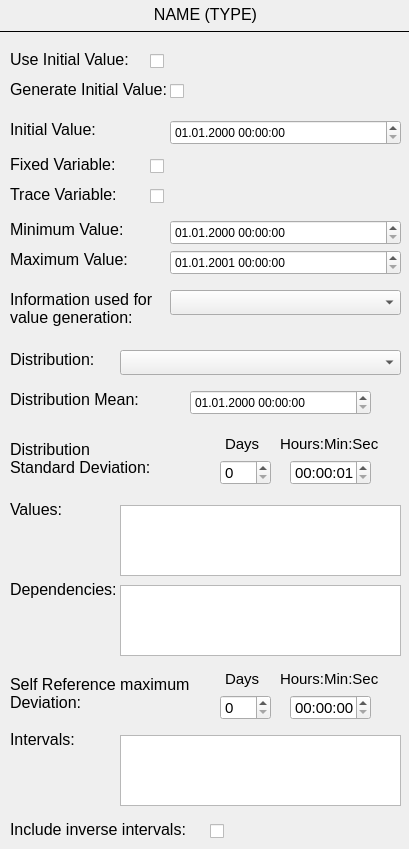
   <widget class="QWidget" name="scrollAreaWidgetContents_7">
    <property name="geometry">
     <rect>
      <x>0</x>
      <y>0</y>
      <width>409</width>
      <height>849</height>
     </rect>
    </property>
    <widget class="QWidget" name="variable_input" native="true">
     <property name="geometry">
      <rect>
       <x>10</x>
       <y>120</y>
       <width>401</width>
       <height>27</height>
      </rect>
     </property>
     <property name="toolTip">
      <string>&lt;html&gt;&lt;head/&gt;&lt;body&gt;&lt;p&gt;If the above option is checked this setting let's you adjust the initial value.&lt;/p&gt;&lt;/body&gt;&lt;/html&gt;</string>
     </property>
     <property name="whatsThis">
      <string>&lt;html&gt;&lt;head/&gt;&lt;body&gt;&lt;p&gt;Dies ist ein Test&lt;/p&gt;&lt;p&gt;&lt;br/&gt;&lt;/p&gt;&lt;/body&gt;&lt;/html&gt;</string>
     </property>
     <widget class="QLabel" name="initial_value_label">
      <property name="geometry">
       <rect>
        <x>0</x>
        <y>0</y>
        <width>91</width>
        <height>21</height>
       </rect>
      </property>
      <property name="font">
       <font>
        <pointsize>12</pointsize>
       </font>
      </property>
      <property name="text">
       <string>Initial Value:</string>
      </property>
      <property name="alignment">
       <set>Qt::AlignLeading|Qt::AlignLeft|Qt::AlignTop</set>
      </property>
     </widget>
     <widget class="QDateTimeEdit" name="initial_value_input">
      <property name="geometry">
       <rect>
        <x>160</x>
        <y>0</y>
        <width>231</width>
        <height>25</height>
       </rect>
      </property>
      <property name="displayFormat">
       <string>dd.MM.yyyy HH:mm:ss</string>
      </property>
     </widget>
    </widget>
    <widget class="QLabel" name="header_label">
     <property name="geometry">
      <rect>
       <x>10</x>
       <y>5</y>
       <width>391</width>
       <height>21</height>
      </rect>
     </property>
     <property name="font">
      <font>
       <pointsize>12</pointsize>
      </font>
     </property>
     <property name="toolTip">
      <string>&lt;html&gt;&lt;head/&gt;&lt;body&gt;&lt;p&gt;The name and the type of the variable.&lt;/p&gt;&lt;/body&gt;&lt;/html&gt;</string>
     </property>
     <property name="text">
      <string>NAME (TYPE)</string>
     </property>
     <property name="alignment">
      <set>Qt::AlignHCenter|Qt::AlignTop</set>
     </property>
    </widget>
    <widget class="Line" name="line_17">
     <property name="geometry">
      <rect>
       <x>0</x>
       <y>30</y>
       <width>411</width>
       <height>3</height>
      </rect>
     </property>
     <property name="frameShadow">
      <enum>QFrame::Plain</enum>
     </property>
     <property name="orientation">
      <enum>Qt::Horizontal</enum>
     </property>
    </widget>
    <widget class="QWidget" name="variable_input_2" native="true">
     <property name="geometry">
      <rect>
       <x>10</x>
       <y>500</y>
       <width>401</width>
       <height>81</height>
      </rect>
     </property>
     <property name="toolTip">
      <string>&lt;html&gt;&lt;head/&gt;&lt;body&gt;&lt;p&gt;This field allows to specify valid values for the variable. These values are used if a transition writes to the variable. The values have to be written in the following format: &amp;quot;yyyy-MM-ddThh:mm:ss&amp;quot; and the specification has to be done using the following syntax:&lt;/p&gt;&lt;p align=&quot;center&quot;&gt;&amp;quot;value1&amp;quot;, &amp;quot;value2&amp;quot;, ...&lt;/p&gt;&lt;p&gt;Optionally weights can be specified for each value. Each weight has to be a whole positive number. If weights are specified they have to be specified using the following syntax:&lt;/p&gt;&lt;p align=&quot;center&quot;&gt;&amp;quot;value1&amp;quot;, &amp;quot;value2&amp;quot; | value1_weight, value2_weight&lt;/p&gt;&lt;p&gt;If weights are specified the number of specified values must equal the number of specified weights.&lt;/p&gt;&lt;p&gt;&lt;br/&gt;&lt;/p&gt;&lt;/body&gt;&lt;/html&gt;</string>
     </property>
     <property name="whatsThis">
      <string>&lt;html&gt;&lt;head/&gt;&lt;body&gt;&lt;p&gt;Dies ist ein Test&lt;/p&gt;&lt;p&gt;&lt;br/&gt;&lt;/p&gt;&lt;/body&gt;&lt;/html&gt;</string>
     </property>
     <widget class="QLabel" name="initial_value_label_2">
      <property name="geometry">
       <rect>
        <x>0</x>
        <y>0</y>
        <width>51</width>
        <height>21</height>
       </rect>
      </property>
      <property name="font">
       <font>
        <pointsize>12</pointsize>
       </font>
      </property>
      <property name="text">
       <string>Values:</string>
      </property>
      <property name="alignment">
       <set>Qt::AlignLeading|Qt::AlignLeft|Qt::AlignTop</set>
      </property>
     </widget>
     <widget class="QPlainTextEdit" name="values_input">
      <property name="geometry">
       <rect>
        <x>110</x>
        <y>5</y>
        <width>281</width>
        <height>71</height>
       </rect>
      </property>
      <property name="font">
       <font>
        <pointsize>12</pointsize>
       </font>
      </property>
     </widget>
    </widget>
    <widget class="QWidget" name="variable_input_3" native="true">
     <property name="geometry">
      <rect>
       <x>10</x>
       <y>580</y>
       <width>401</width>
       <height>81</height>
      </rect>
     </property>
     <property name="toolTip">
      <string>&lt;html&gt;&lt;head/&gt;&lt;body&gt;&lt;p&gt;This field allows to specify dependencies of the variable. These dependencies are considered when generating values for this variable. The specification has to be done using the following syntax:&lt;/p&gt;&lt;p align=&quot;center&quot;&gt;&amp;quot;logical_expression&amp;quot; =&amp;gt; &amp;quot;constraint1&amp;quot;, dependency2, ...&lt;/p&gt;&lt;p&gt;Example for the variable &amp;quot;cancer_type&amp;quot;: &lt;/p&gt;&lt;p align=&quot;center&quot;&gt;&amp;quot;gender == 'female' &amp;quot; =&amp;gt; &amp;quot; '!=' ; 'prostate cancer' &amp;quot;&lt;/p&gt;&lt;p&gt;The logical expression has to follow the same syntax as the guard transitions in a PNML model. The constraints have to follow the following syntax:&lt;/p&gt;&lt;p align=&quot;center&quot;&gt;&amp;quot; 'operator' ; 'value' &amp;quot;&lt;/p&gt;&lt;p&gt;The operators that are alowed are: &amp;quot;&amp;lt;&amp;quot;, &amp;quot;&amp;lt;=&amp;quot;, &amp;quot;&amp;gt;&amp;quot;, &amp;quot;&amp;gt;=&amp;quot;, &amp;quot;==&amp;quot;, &amp;quot;!=&amp;quot; For date variables the value has to be input in the following syntax: &amp;quot;yyyy-MM-ddThh:mm:ss&amp;quot;&lt;/p&gt;&lt;p&gt;&lt;br/&gt;&lt;/p&gt;&lt;p&gt;In addition to &amp;quot;normal&amp;quot; dependencies this input field can also be used to use the &amp;quot;self_reference&amp;quot; feature, which is only available for numeric and date variables. This feature allows you to have variable values change every time they are written to while reference to them self. The following syntax must be used for this feature.&lt;/p&gt;&lt;p align=&quot;center&quot;&gt;&amp;quot;SELF_REFERENCE' &amp;quot; =&amp;gt; &amp;quot; '+' ; '5' &amp;quot;&lt;/p&gt;&lt;p&gt;In the above example the variable value will be increased by 5 every time the variable is written to. However, it should be noted that this dependency only gets activated when the variable alredy has a value. The allowed operators for this feature are &amp;quot;+&amp;quot;, &amp;quot;-&amp;quot;, &amp;quot;/&amp;quot;, and &amp;quot;*&amp;quot;. For Date variables the value has to be input in the following syntax: &amp;quot;dd:hh:mm:ss&amp;quot;. &lt;/p&gt;&lt;/body&gt;&lt;/html&gt;</string>
     </property>
     <property name="whatsThis">
      <string>&lt;html&gt;&lt;head/&gt;&lt;body&gt;&lt;p&gt;Dies ist ein Test&lt;/p&gt;&lt;p&gt;&lt;br/&gt;&lt;/p&gt;&lt;/body&gt;&lt;/html&gt;</string>
     </property>
     <widget class="QLabel" name="dependencies_label">
      <property name="geometry">
       <rect>
        <x>0</x>
        <y>0</y>
        <width>111</width>
        <height>21</height>
       </rect>
      </property>
      <property name="font">
       <font>
        <pointsize>12</pointsize>
       </font>
      </property>
      <property name="text">
       <string>Dependencies:</string>
      </property>
      <property name="alignment">
       <set>Qt::AlignLeading|Qt::AlignLeft|Qt::AlignTop</set>
      </property>
     </widget>
     <widget class="QPlainTextEdit" name="dependencies_input">
      <property name="geometry">
       <rect>
        <x>110</x>
        <y>5</y>
        <width>281</width>
        <height>71</height>
       </rect>
      </property>
      <property name="font">
       <font>
        <pointsize>12</pointsize>
       </font>
      </property>
     </widget>
    </widget>
    <widget class="QWidget" name="variable_input_4" native="true">
     <property name="geometry">
      <rect>
       <x>10</x>
       <y>220</y>
       <width>401</width>
       <height>27</height>
      </rect>
     </property>
     <property name="toolTip">
      <string>&lt;html&gt;&lt;head/&gt;&lt;body&gt;&lt;p&gt;This setting let's you set a minimum value for all values generated for this variable.&lt;/p&gt;&lt;/body&gt;&lt;/html&gt;</string>
     </property>
     <property name="whatsThis">
      <string>&lt;html&gt;&lt;head/&gt;&lt;body&gt;&lt;p&gt;Dies ist ein Test&lt;/p&gt;&lt;p&gt;&lt;br/&gt;&lt;/p&gt;&lt;/body&gt;&lt;/html&gt;</string>
     </property>
     <widget class="QLabel" name="initial_value_label_3">
      <property name="geometry">
       <rect>
        <x>0</x>
        <y>0</y>
        <width>121</width>
        <height>21</height>
       </rect>
      </property>
      <property name="font">
       <font>
        <pointsize>12</pointsize>
       </font>
      </property>
      <property name="text">
       <string>Minimum Value:</string>
      </property>
      <property name="alignment">
       <set>Qt::AlignLeading|Qt::AlignLeft|Qt::AlignTop</set>
      </property>
     </widget>
     <widget class="QDateTimeEdit" name="minimum_value_input">
      <property name="geometry">
       <rect>
        <x>160</x>
        <y>0</y>
        <width>231</width>
        <height>25</height>
       </rect>
      </property>
      <property name="minimumDateTime">
       <datetime>
        <hour>0</hour>
        <minute>0</minute>
        <second>0</second>
        <year>1900</year>
        <month>1</month>
        <day>1</day>
       </datetime>
      </property>
      <property name="displayFormat">
       <string>dd.MM.yyyy HH:mm:ss</string>
      </property>
     </widget>
    </widget>
    <widget class="QWidget" name="variable_input_5" native="true">
     <property name="geometry">
      <rect>
       <x>10</x>
       <y>250</y>
       <width>401</width>
       <height>27</height>
      </rect>
     </property>
     <property name="toolTip">
      <string>&lt;html&gt;&lt;head/&gt;&lt;body&gt;&lt;p&gt;This setting let's you set a maximum value for all values generated for this variable.&lt;/p&gt;&lt;/body&gt;&lt;/html&gt;</string>
     </property>
     <property name="whatsThis">
      <string>&lt;html&gt;&lt;head/&gt;&lt;body&gt;&lt;p&gt;Dies ist ein Test&lt;/p&gt;&lt;p&gt;&lt;br/&gt;&lt;/p&gt;&lt;/body&gt;&lt;/html&gt;</string>
     </property>
     <widget class="QLabel" name="initial_value_label_4">
      <property name="geometry">
       <rect>
        <x>0</x>
        <y>0</y>
        <width>121</width>
        <height>21</height>
       </rect>
      </property>
      <property name="font">
       <font>
        <pointsize>12</pointsize>
       </font>
      </property>
      <property name="text">
       <string>Maximum Value:</string>
      </property>
      <property name="alignment">
       <set>Qt::AlignLeading|Qt::AlignLeft|Qt::AlignTop</set>
      </property>
     </widget>
     <widget class="QDateTimeEdit" name="maximum_value_input">
      <property name="geometry">
       <rect>
        <x>160</x>
        <y>0</y>
        <width>231</width>
        <height>25</height>
       </rect>
      </property>
      <property name="dateTime">
       <datetime>
        <hour>0</hour>
        <minute>0</minute>
        <second>0</second>
        <year>2001</year>
        <month>1</month>
        <day>1</day>
       </datetime>
      </property>
      <property name="minimumDateTime">
       <datetime>
        <hour>0</hour>
        <minute>0</minute>
        <second>0</second>
        <year>1900</year>
        <month>1</month>
        <day>1</day>
       </datetime>
      </property>
      <property name="displayFormat">
       <string>dd.MM.yyyy HH:mm:ss</string>
      </property>
     </widget>
    </widget>
    <widget class="QWidget" name="variable_input_6" native="true">
     <property name="geometry">
      <rect>
       <x>10</x>
       <y>730</y>
       <width>401</width>
       <height>81</height>
      </rect>
     </property>
     <property name="toolTip">
      <string>&lt;html&gt;&lt;head/&gt;&lt;body&gt;&lt;p&gt;This setting allows to specify intervals for the value generation for this variable. If intervals are used a random interval will be chosen and a value will be generated that lies inside this interval. The following syntax must be used to specify intervals:&lt;/p&gt;&lt;p align=&quot;center&quot;&gt;(&amp;quot;operator&amp;quot; ; &amp;quot;boundry&amp;quot;), (&amp;quot;operator&amp;quot; ; &amp;quot;boundry&amp;quot;)...&lt;/p&gt;&lt;p align=&quot;center&quot;&gt;Allowed operators: &amp;quot;&amp;lt;&amp;quot;, &amp;quot;&amp;gt;&amp;quot;, &amp;quot;&amp;lt;=&amp;quot;, &amp;quot;&amp;gt;=&amp;quot;&lt;/p&gt;&lt;p align=&quot;center&quot;&gt;example: (&amp;quot;&amp;lt;&amp;quot; ; &amp;quot;1.0&amp;quot;)&lt;/p&gt;&lt;p&gt;For date variables the boundries have to be added using the following syntax: &amp;quot;yyyy-MM-ddThh:mm:ss&amp;quot;&lt;/p&gt;&lt;/body&gt;&lt;/html&gt;</string>
     </property>
     <property name="whatsThis">
      <string>&lt;html&gt;&lt;head/&gt;&lt;body&gt;&lt;p&gt;Dies ist ein Test&lt;/p&gt;&lt;p&gt;&lt;br/&gt;&lt;/p&gt;&lt;/body&gt;&lt;/html&gt;</string>
     </property>
     <widget class="QLabel" name="dependencies_label_2">
      <property name="geometry">
       <rect>
        <x>0</x>
        <y>0</y>
        <width>111</width>
        <height>21</height>
       </rect>
      </property>
      <property name="font">
       <font>
        <pointsize>12</pointsize>
       </font>
      </property>
      <property name="text">
       <string>Intervals:</string>
      </property>
      <property name="alignment">
       <set>Qt::AlignLeading|Qt::AlignLeft|Qt::AlignTop</set>
      </property>
     </widget>
     <widget class="QPlainTextEdit" name="intervals_input">
      <property name="geometry">
       <rect>
        <x>110</x>
        <y>5</y>
        <width>281</width>
        <height>71</height>
       </rect>
      </property>
      <property name="font">
       <font>
        <pointsize>12</pointsize>
       </font>
      </property>
     </widget>
    </widget>
    <widget class="QWidget" name="variable_input_7" native="true">
     <property name="geometry">
      <rect>
       <x>10</x>
       <y>350</y>
       <width>401</width>
       <height>27</height>
      </rect>
     </property>
     <property name="toolTip">
      <string>&lt;html&gt;&lt;head/&gt;&lt;body&gt;&lt;p&gt;This setting allows to change the type of the distribution used to generate values for this variable.&lt;/p&gt;&lt;/body&gt;&lt;/html&gt;</string>
     </property>
     <property name="whatsThis">
      <string>&lt;html&gt;&lt;head/&gt;&lt;body&gt;&lt;p&gt;Dies ist ein Test&lt;/p&gt;&lt;p&gt;&lt;br/&gt;&lt;/p&gt;&lt;/body&gt;&lt;/html&gt;</string>
     </property>
     <widget class="QLabel" name="initial_value_label_5">
      <property name="geometry">
       <rect>
        <x>0</x>
        <y>0</y>
        <width>101</width>
        <height>21</height>
       </rect>
      </property>
      <property name="font">
       <font>
        <pointsize>12</pointsize>
       </font>
      </property>
      <property name="text">
       <string>Distribution:</string>
      </property>
      <property name="alignment">
       <set>Qt::AlignLeading|Qt::AlignLeft|Qt::AlignTop</set>
      </property>
     </widget>
     <widget class="QComboBox" name="distribution_input">
      <property name="geometry">
       <rect>
        <x>110</x>
        <y>0</y>
        <width>281</width>
        <height>25</height>
       </rect>
      </property>
     </widget>
    </widget>
    <widget class="QWidget" name="variable_input_8" native="true">
     <property name="geometry">
      <rect>
       <x>10</x>
       <y>290</y>
       <width>401</width>
       <height>51</height>
      </rect>
     </property>
     <property name="toolTip">
      <string>&lt;html&gt;&lt;head/&gt;&lt;body&gt;&lt;p&gt;This setting allows to specify which information is used to generate the values for this variable.&lt;/p&gt;&lt;/body&gt;&lt;/html&gt;</string>
     </property>
     <property name="whatsThis">
      <string>&lt;html&gt;&lt;head/&gt;&lt;body&gt;&lt;p&gt;Dies ist ein Test&lt;/p&gt;&lt;p&gt;&lt;br/&gt;&lt;/p&gt;&lt;/body&gt;&lt;/html&gt;</string>
     </property>
     <widget class="QComboBox" name="used_info_input">
      <property name="geometry">
       <rect>
        <x>160</x>
        <y>0</y>
        <width>231</width>
        <height>25</height>
       </rect>
      </property>
      <property name="editable">
       <bool>false</bool>
      </property>
     </widget>
     <widget class="QLabel" name="initial_value_label_8">
      <property name="geometry">
       <rect>
        <x>0</x>
        <y>0</y>
        <width>181</width>
        <height>51</height>
       </rect>
      </property>
      <property name="font">
       <font>
        <pointsize>12</pointsize>
       </font>
      </property>
      <property name="text">
       <string>Information used for
value generation:</string>
      </property>
      <property name="alignment">
       <set>Qt::AlignLeading|Qt::AlignLeft|Qt::AlignTop</set>
      </property>
     </widget>
    </widget>
    <widget class="QWidget" name="variable_input_9" native="true">
     <property name="geometry">
      <rect>
       <x>10</x>
       <y>390</y>
       <width>401</width>
       <height>27</height>
      </rect>
     </property>
     <property name="toolTip">
      <string>&lt;html&gt;&lt;head/&gt;&lt;body&gt;&lt;p&gt;The mean value that the distribution should have. The input format is &amp;quot;dd.MM.yyyy hh:mm:ss&amp;quot;.&lt;/p&gt;&lt;/body&gt;&lt;/html&gt;</string>
     </property>
     <property name="whatsThis">
      <string>&lt;html&gt;&lt;head/&gt;&lt;body&gt;&lt;p&gt;Dies ist ein Test&lt;/p&gt;&lt;p&gt;&lt;br/&gt;&lt;/p&gt;&lt;/body&gt;&lt;/html&gt;</string>
     </property>
     <widget class="QLabel" name="initial_value_label_9">
      <property name="geometry">
       <rect>
        <x>0</x>
        <y>0</y>
        <width>141</width>
        <height>21</height>
       </rect>
      </property>
      <property name="font">
       <font>
        <pointsize>12</pointsize>
       </font>
      </property>
      <property name="text">
       <string>Distribution Mean:</string>
      </property>
      <property name="alignment">
       <set>Qt::AlignLeading|Qt::AlignLeft|Qt::AlignTop</set>
      </property>
     </widget>
     <widget class="QDateTimeEdit" name="distribution_mean_input">
      <property name="geometry">
       <rect>
        <x>180</x>
        <y>0</y>
        <width>181</width>
        <height>25</height>
       </rect>
      </property>
      <property name="minimumDateTime">
       <datetime>
        <hour>0</hour>
        <minute>0</minute>
        <second>0</second>
        <year>1900</year>
        <month>1</month>
        <day>1</day>
       </datetime>
      </property>
      <property name="displayFormat">
       <string>dd.MM.yyyy HH:mm:ss</string>
      </property>
     </widget>
    </widget>
    <widget class="QWidget" name="variable_input_10" native="true">
     <property name="geometry">
      <rect>
       <x>10</x>
       <y>440</y>
       <width>401</width>
       <height>51</height>
      </rect>
     </property>
     <property name="toolTip">
      <string>&lt;html&gt;&lt;head/&gt;&lt;body&gt;&lt;p&gt;The standard deviation that the distribution should have.&lt;/p&gt;&lt;/body&gt;&lt;/html&gt;</string>
     </property>
     <property name="whatsThis">
      <string>&lt;html&gt;&lt;head/&gt;&lt;body&gt;&lt;p&gt;Dies ist ein Test&lt;/p&gt;&lt;p&gt;&lt;br/&gt;&lt;/p&gt;&lt;/body&gt;&lt;/html&gt;</string>
     </property>
     <widget class="QLabel" name="initial_value_label_10">
      <property name="geometry">
       <rect>
        <x>0</x>
        <y>0</y>
        <width>151</width>
        <height>51</height>
       </rect>
      </property>
      <property name="font">
       <font>
        <pointsize>12</pointsize>
       </font>
      </property>
      <property name="text">
       <string>Distribution
Standard Deviation:</string>
      </property>
      <property name="alignment">
       <set>Qt::AlignLeading|Qt::AlignLeft|Qt::AlignTop</set>
      </property>
     </widget>
     <widget class="QTimeEdit" name="distribution_sd_input_time">
      <property name="geometry">
       <rect>
        <x>280</x>
        <y>20</y>
        <width>81</width>
        <height>25</height>
       </rect>
      </property>
      <property name="font">
       <font>
        <pointsize>11</pointsize>
       </font>
      </property>
      <property name="minimumTime">
       <time>
        <hour>0</hour>
        <minute>0</minute>
        <second>1</second>
       </time>
      </property>
      <property name="displayFormat">
       <string>HH:mm:ss</string>
      </property>
      <property name="time">
       <time>
        <hour>0</hour>
        <minute>0</minute>
        <second>1</second>
       </time>
      </property>
     </widget>
     <widget class="QSpinBox" name="distribution_sd_input_days">
      <property name="geometry">
       <rect>
        <x>210</x>
        <y>20</y>
        <width>51</width>
        <height>25</height>
       </rect>
      </property>
      <property name="font">
       <font>
        <pointsize>11</pointsize>
       </font>
      </property>
      <property name="minimum">
       <number>0</number>
      </property>
      <property name="maximum">
       <number>10000</number>
      </property>
      <property name="value">
       <number>0</number>
      </property>
     </widget>
    </widget>
    <widget class="QWidget" name="variable_input_11" native="true">
     <property name="geometry">
      <rect>
       <x>10</x>
       <y>50</y>
       <width>401</width>
       <height>27</height>
      </rect>
     </property>
     <property name="toolTip">
      <string>&lt;html&gt;&lt;head/&gt;&lt;body&gt;&lt;p&gt;If this option is checked the variable will have an initial value that is not dependend on a transition writing to it.&lt;/p&gt;&lt;/body&gt;&lt;/html&gt;</string>
     </property>
     <property name="whatsThis">
      <string>&lt;html&gt;&lt;head/&gt;&lt;body&gt;&lt;p&gt;Dies ist ein Test&lt;/p&gt;&lt;p&gt;&lt;br/&gt;&lt;/p&gt;&lt;/body&gt;&lt;/html&gt;</string>
     </property>
     <widget class="QLabel" name="initial_value_label_6">
      <property name="geometry">
       <rect>
        <x>0</x>
        <y>0</y>
        <width>121</width>
        <height>21</height>
       </rect>
      </property>
      <property name="font">
       <font>
        <pointsize>12</pointsize>
       </font>
      </property>
      <property name="text">
       <string>Use Initial Value:</string>
      </property>
      <property name="alignment">
       <set>Qt::AlignLeading|Qt::AlignLeft|Qt::AlignTop</set>
      </property>
     </widget>
     <widget class="QCheckBox" name="use_initial_value_input">
      <property name="geometry">
       <rect>
        <x>140</x>
        <y>0</y>
        <width>82</width>
        <height>23</height>
       </rect>
      </property>
      <property name="text">
       <string/>
      </property>
     </widget>
    </widget>
    <widget class="QLabel" name="output_dir_label_17">
     <property name="geometry">
      <rect>
       <x>225</x>
       <y>435</y>
       <width>41</width>
       <height>23</height>
      </rect>
     </property>
     <property name="font">
      <font>
       <pointsize>11</pointsize>
      </font>
     </property>
     <property name="text">
      <string>Days</string>
     </property>
     <property name="alignment">
      <set>Qt::AlignLeading|Qt::AlignLeft|Qt::AlignTop</set>
     </property>
    </widget>
    <widget class="QLabel" name="output_dir_label_22">
     <property name="geometry">
      <rect>
       <x>280</x>
       <y>435</y>
       <width>101</width>
       <height>23</height>
      </rect>
     </property>
     <property name="font">
      <font>
       <pointsize>11</pointsize>
      </font>
     </property>
     <property name="text">
      <string>Hours:Min:Sec</string>
     </property>
     <property name="alignment">
      <set>Qt::AlignLeading|Qt::AlignLeft|Qt::AlignTop</set>
     </property>
    </widget>
    <widget class="QWidget" name="variable_input_12" native="true">
     <property name="geometry">
      <rect>
       <x>10</x>
       <y>820</y>
       <width>401</width>
       <height>27</height>
      </rect>
     </property>
     <property name="toolTip">
      <string>&lt;html&gt;&lt;head/&gt;&lt;body&gt;&lt;p&gt;If this option is checked the inverse intervals are also included. For example, if the interval (&amp;quot;&amp;lt;&amp;quot;, &amp;quot;1.0&amp;quot;) is entered the inverse interval is (&amp;quot;&amp;gt;=&amp;quot;, &amp;quot;1.0&amp;quot;) is also included.&lt;/p&gt;&lt;/body&gt;&lt;/html&gt;</string>
     </property>
     <property name="whatsThis">
      <string>&lt;html&gt;&lt;head/&gt;&lt;body&gt;&lt;p&gt;Dies ist ein Test&lt;/p&gt;&lt;p&gt;&lt;br/&gt;&lt;/p&gt;&lt;/body&gt;&lt;/html&gt;</string>
     </property>
     <widget class="QLabel" name="initial_value_label_7">
      <property name="geometry">
       <rect>
        <x>0</x>
        <y>0</y>
        <width>181</width>
        <height>21</height>
       </rect>
      </property>
      <property name="font">
       <font>
        <pointsize>12</pointsize>
       </font>
      </property>
      <property name="text">
       <string>Include inverse intervals: </string>
      </property>
      <property name="alignment">
       <set>Qt::AlignLeading|Qt::AlignLeft|Qt::AlignTop</set>
      </property>
     </widget>
     <widget class="QCheckBox" name="inverse_intervals_input">
      <property name="geometry">
       <rect>
        <x>200</x>
        <y>0</y>
        <width>82</width>
        <height>23</height>
       </rect>
      </property>
      <property name="text">
       <string/>
      </property>
     </widget>
    </widget>
    <widget class="QWidget" name="gen_initial_value" native="true">
     <property name="geometry">
      <rect>
       <x>10</x>
       <y>80</y>
       <width>401</width>
       <height>27</height>
      </rect>
     </property>
     <property name="toolTip">
      <string>&lt;html&gt;&lt;head/&gt;&lt;body&gt;&lt;p&gt;If this option is checked the initial value will be generated and and the  input for the initial value that is below this option will not be used.&lt;/p&gt;&lt;/body&gt;&lt;/html&gt;</string>
     </property>
     <property name="whatsThis">
      <string>&lt;html&gt;&lt;head/&gt;&lt;body&gt;&lt;p&gt;Dies ist ein Test&lt;/p&gt;&lt;p&gt;&lt;br/&gt;&lt;/p&gt;&lt;/body&gt;&lt;/html&gt;</string>
     </property>
     <widget class="QLabel" name="initial_value_label_11">
      <property name="geometry">
       <rect>
        <x>0</x>
        <y>0</y>
        <width>161</width>
        <height>21</height>
       </rect>
      </property>
      <property name="font">
       <font>
        <pointsize>12</pointsize>
       </font>
      </property>
      <property name="text">
       <string>Generate Initial Value:</string>
      </property>
      <property name="alignment">
       <set>Qt::AlignLeading|Qt::AlignLeft|Qt::AlignTop</set>
      </property>
     </widget>
     <widget class="QCheckBox" name="gen_initial_value_input">
      <property name="geometry">
       <rect>
        <x>160</x>
        <y>0</y>
        <width>82</width>
        <height>23</height>
       </rect>
      </property>
      <property name="text">
       <string/>
      </property>
     </widget>
    </widget>
    <widget class="QWidget" name="fixed_variable" native="true">
     <property name="geometry">
      <rect>
       <x>10</x>
       <y>155</y>
       <width>401</width>
       <height>27</height>
      </rect>
     </property>
     <property name="toolTip">
      <string>&lt;html&gt;&lt;head/&gt;&lt;body&gt;&lt;p&gt;If this option is checked the variable will have a fixed value once it has been written to once. Even if another transition writes to it, the value will not change.&lt;/p&gt;&lt;/body&gt;&lt;/html&gt;</string>
     </property>
     <property name="whatsThis">
      <string>&lt;html&gt;&lt;head/&gt;&lt;body&gt;&lt;p&gt;Dies ist ein Test&lt;/p&gt;&lt;p&gt;&lt;br/&gt;&lt;/p&gt;&lt;/body&gt;&lt;/html&gt;</string>
     </property>
     <widget class="QLabel" name="initial_value_label_12">
      <property name="geometry">
       <rect>
        <x>0</x>
        <y>0</y>
        <width>121</width>
        <height>21</height>
       </rect>
      </property>
      <property name="font">
       <font>
        <pointsize>12</pointsize>
       </font>
      </property>
      <property name="text">
       <string>Fixed Variable:</string>
      </property>
      <property name="alignment">
       <set>Qt::AlignLeading|Qt::AlignLeft|Qt::AlignTop</set>
      </property>
     </widget>
     <widget class="QCheckBox" name="fixed_variable_input">
      <property name="geometry">
       <rect>
        <x>140</x>
        <y>0</y>
        <width>82</width>
        <height>23</height>
       </rect>
      </property>
      <property name="text">
       <string/>
      </property>
     </widget>
    </widget>
    <widget class="QWidget" name="trace_variable" native="true">
     <property name="geometry">
      <rect>
       <x>10</x>
       <y>185</y>
       <width>401</width>
       <height>27</height>
      </rect>
     </property>
     <property name="toolTip">
      <string>&lt;html&gt;&lt;head/&gt;&lt;body&gt;&lt;p&gt;If this option is checked the variable will be a trace variable, that is not part of any events.&lt;/p&gt;&lt;/body&gt;&lt;/html&gt;</string>
     </property>
     <property name="whatsThis">
      <string>&lt;html&gt;&lt;head/&gt;&lt;body&gt;&lt;p&gt;Dies ist ein Test&lt;/p&gt;&lt;p&gt;&lt;br/&gt;&lt;/p&gt;&lt;/body&gt;&lt;/html&gt;</string>
     </property>
     <widget class="QLabel" name="initial_value_label_13">
      <property name="geometry">
       <rect>
        <x>0</x>
        <y>0</y>
        <width>121</width>
        <height>21</height>
       </rect>
      </property>
      <property name="font">
       <font>
        <pointsize>12</pointsize>
       </font>
      </property>
      <property name="text">
       <string>Trace Variable:</string>
      </property>
      <property name="alignment">
       <set>Qt::AlignLeading|Qt::AlignLeft|Qt::AlignTop</set>
      </property>
     </widget>
     <widget class="QCheckBox" name="trace_variable_input">
      <property name="geometry">
       <rect>
        <x>140</x>
        <y>0</y>
        <width>82</width>
        <height>23</height>
       </rect>
      </property>
      <property name="text">
       <string/>
      </property>
     </widget>
    </widget>
    <widget class="QWidget" name="self_deviation" native="true">
     <property name="geometry">
      <rect>
       <x>10</x>
       <y>675</y>
       <width>401</width>
       <height>51</height>
      </rect>
     </property>
     <property name="toolTip">
      <string>&lt;html&gt;&lt;head/&gt;&lt;body&gt;&lt;p&gt;This setting allows you to add some variance for the self reference feature. To understand how this feature works, consider the following example:&lt;/p&gt;&lt;p align=&quot;center&quot;&gt;&amp;quot;SELF_REFERENCE&amp;quot; =&amp;gt; &amp;quot;'+'; '5' &amp;quot;&lt;/p&gt;&lt;p&gt;If this setting is set to 0 the variable will be increased by 5 every time it is written to. If this setting is set to 2 the variable will be increased by a value in the range 3 to 7.&lt;/p&gt;&lt;/body&gt;&lt;/html&gt;</string>
     </property>
     <property name="whatsThis">
      <string>&lt;html&gt;&lt;head/&gt;&lt;body&gt;&lt;p&gt;Dies ist ein Test&lt;/p&gt;&lt;p&gt;&lt;br/&gt;&lt;/p&gt;&lt;/body&gt;&lt;/html&gt;</string>
     </property>
     <widget class="QLabel" name="initial_value_label_14">
      <property name="geometry">
       <rect>
        <x>0</x>
        <y>0</y>
        <width>191</width>
        <height>51</height>
       </rect>
      </property>
      <property name="font">
       <font>
        <pointsize>12</pointsize>
       </font>
      </property>
      <property name="text">
       <string>Self Reference maximum
Deviation:</string>
      </property>
      <property name="alignment">
       <set>Qt::AlignLeading|Qt::AlignLeft|Qt::AlignTop</set>
      </property>
     </widget>
     <widget class="QTimeEdit" name="self_deviation_input_time">
      <property name="geometry">
       <rect>
        <x>280</x>
        <y>20</y>
        <width>81</width>
        <height>25</height>
       </rect>
      </property>
      <property name="font">
       <font>
        <pointsize>11</pointsize>
       </font>
      </property>
      <property name="minimumTime">
       <time>
        <hour>0</hour>
        <minute>0</minute>
        <second>0</second>
       </time>
      </property>
      <property name="displayFormat">
       <string>HH:mm:ss</string>
      </property>
      <property name="time">
       <time>
        <hour>0</hour>
        <minute>0</minute>
        <second>0</second>
       </time>
      </property>
     </widget>
     <widget class="QSpinBox" name="self_deviation_input_days">
      <property name="geometry">
       <rect>
        <x>210</x>
        <y>20</y>
        <width>51</width>
        <height>25</height>
       </rect>
      </property>
      <property name="font">
       <font>
        <pointsize>11</pointsize>
       </font>
      </property>
      <property name="minimum">
       <number>0</number>
      </property>
      <property name="maximum">
       <number>10000</number>
      </property>
      <property name="value">
       <number>0</number>
      </property>
     </widget>
    </widget>
    <widget class="QLabel" name="output_dir_label_18">
     <property name="geometry">
      <rect>
       <x>225</x>
       <y>670</y>
       <width>41</width>
       <height>23</height>
      </rect>
     </property>
     <property name="font">
      <font>
       <pointsize>11</pointsize>
      </font>
     </property>
     <property name="text">
      <string>Days</string>
     </property>
     <property name="alignment">
      <set>Qt::AlignLeading|Qt::AlignLeft|Qt::AlignTop</set>
     </property>
    </widget>
    <widget class="QLabel" name="output_dir_label_23">
     <property name="geometry">
      <rect>
       <x>280</x>
       <y>670</y>
       <width>101</width>
       <height>23</height>
      </rect>
     </property>
     <property name="font">
      <font>
       <pointsize>11</pointsize>
      </font>
     </property>
     <property name="text">
      <string>Hours:Min:Sec</string>
     </property>
     <property name="alignment">
      <set>Qt::AlignLeading|Qt::AlignLeft|Qt::AlignTop</set>
     </property>
    </widget>
   </widget>
